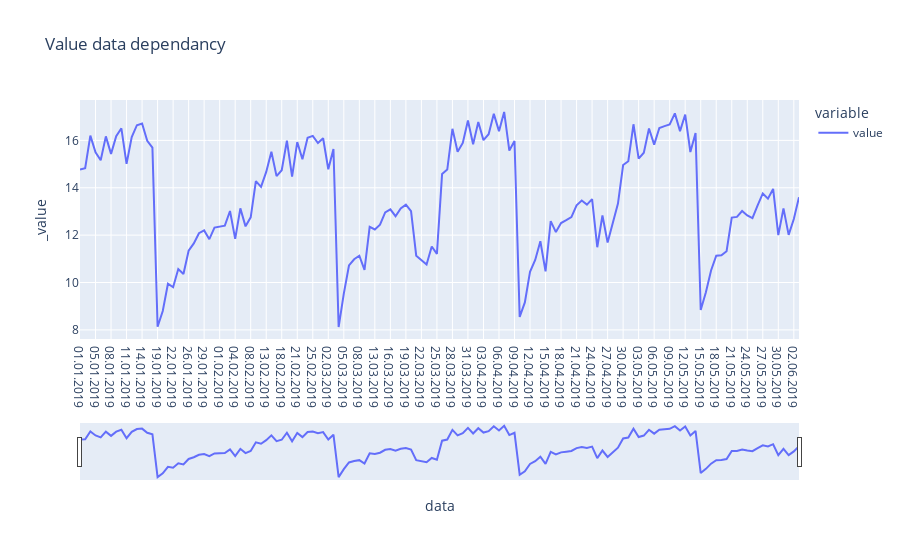

Here is the notebook cell this chart was saved with:
### Code cell
# Строим временную зависимость данных
fig = px.line(data,title="Value data dependancy")
fig.update_xaxes(rangeslider_visible=True)
fig.show()

### Figure 1 — Plotly figure (JSON) as saved in the notebook; plotly's stock layout.template omitted (floating-point values rounded to 4 significant figures; data arrays with more than 128 entries replaced by an {"elided": "..."} marker saying what was removed)
{"data": [{"hovertemplate": "variable=value<br>data=%{x}<br>_value=%{y}<extra></extra>", "legendgroup": "value", "line": {"color": "#636efa", "dash": "solid"}, "mode": "lines", "name": "value", "orientation": "v", "showlegend": true, "type": "scatter", "x": {"elided": "140 str values"}, "xaxis": "x", "y": {"elided": "140 float values"}, "yaxis": "y"}], "layout": {"legend": {"title": {"text": "variable"}, "tracegroupgap": 0}, "title": {"text": "Value data dependancy"}, "xaxis": {"anchor": "y", "domain": [0, 1], "rangeslider": {"visible": true}, "title": {"text": "data"}}, "yaxis": {"anchor": "x", "domain": [0, 1], "title": {"text": "_value"}}}}
